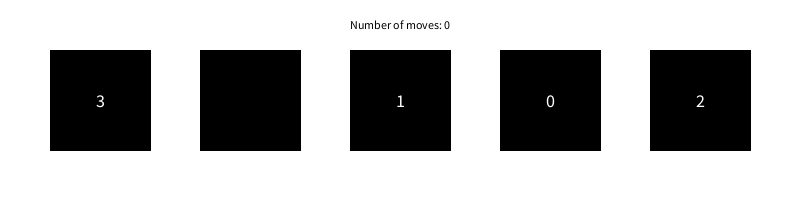
Frame 1 (no input)
Frame 60 (the mouse pressed at the canvas centre just before this capture): identical to frame 1, image omitted
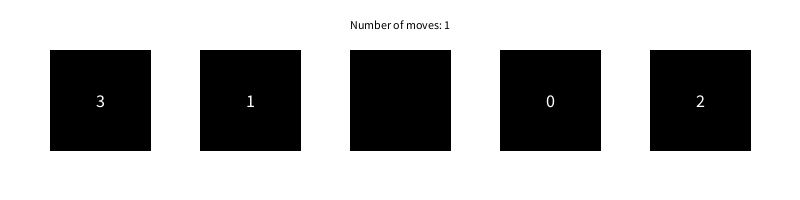
Frame 120 (the mouse held since frame 60 and released just before this capture)

The Processing sketch that drew these frames (run headless with seeded random() and noise(); from frame 60 on, the mouse is pressed at the canvas centre):

// Processing sketch: number_sort
// ── number_sort.pde
/*  
 number_sort
 Game Building Blocks for Processing
 (c) 2013–2017 Brad Tober [http://www.bradtober.com]
 Licensed under The MIT License
 */
 
int[] values = {-1, 0, 1, 2, 3};                                                      // the "blocks" that will be sorted
int buttonD = 100;                                                                    // the width and height of each block
int blankIndex;                                                                       // the current index of the blank block (-1) in the values array
boolean sorted = false;                                                               // whether the shuffled blocks have been properly arranged by the player
int numMoves;                                                                         // the number of moves the player has made

void setup() {
  size(800, 200);
  shuffle(values);                                                                    // randomize the values array
  println("Clicking on a numbered block swaps it with the blank block. Sort the blocks numerically, starting with the blank block on the left, in as few moves as possible.");
}

void draw() {
  background(255);
  fill(0);
  for (int i = 0; i < values.length; i++) {
    fill(0);
    rect(50 + i * (buttonD + 50), 50, buttonD, buttonD);                              // draw a rectangle for each block
    fill(255);
    textAlign(CENTER, CENTER);
    textSize(18);
    if (values[i] != -1) {                                                            // if the block isn't the blank block
      text(str(values[i]), 50 + i * (buttonD + 50), 50, buttonD, buttonD);            // draw the number label for each block
    }
  }
  fill(0);
  textAlign(CENTER, CENTER);
  textSize(12);
  text("Number of moves: " + numMoves, 0, 0, width, 50);                              // display the number of moves the player has made
  if (sorted) {                                                                       // if the blocks have been properly arranged
    text("You win!", 0, 50 + buttonD, width, 50);                                     // display a message
  }
}

void mousePressed() {                                                                 // when the mouse is pressed
  for (int i = 0; i < values.length; i++) {                                           // check all of blocks
    if (!sorted) {                                                                    // if the blocks have not been sorted
      if (mouseX > 50 + i * (buttonD + 50) && mouseX < 50 + i * (buttonD + 50) + buttonD && mouseY > 50 && mouseY < 50 + buttonD) {      // if a block has been clicked on
        if (values[i] != -1) {                                                        // if the block clicked was not the blank block
          values[blankIndex] = values[i];                                             // switch the blank block with the block that was clicked on 
          values[i] = -1;
          blankIndex = i;
          numMoves++;                                                                 // the player has used another move
          sorted = checkSorted(values);                                               // check to see if the blocks have been arranged properly
        }
      }
    }
  }  
}

void shuffle(int[] array) {                                                           // from http://forum.processing.org/two/discussion/3546/how-to-randomize-order-of-array
  for (int i = array.length; i > 1; i--) {                                            // i is the number of items remaining to be shuffled
    int j = int(random(i));                                                           // Pick a random element to swap with the i-th element; 0 <= j <= i-1 (0-based array)
    int temp = array[j];                                                              // Swap array elements
    array[j] = array[i-1];
    array[i-1] = temp;
  }
  for (int i = 0; i < array.length; i++) {                                            // check all of the shuffled array items
    if (array[i] == -1) {                                                             // when -1 is found
      blankIndex = i;                                                                 // store the index in blankIndex
      break;                                                                          // end the loop
    }
  }
}

boolean checkSorted(int[] array) {                                                    // this function checks to see whether the blocks have been arranged properly
  int[] sortedArray = sort(array);                                                    // sort the array numerically (-1, 0, 1, 2, 3)
  for (int i = 0; i < array.length; i++) {                                            // check all of the original array items
    if (sortedArray[i] == array[i]) {                                                 // if the item at the index in both sorted and original arrays is equal
      continue;                                                                       // continue checking
    } else {
      return false;                                                                   // otherwise the blocks have not been arranged properly
    }
  }
  return true;                                                                        // the blocks have been arranged properly
}
